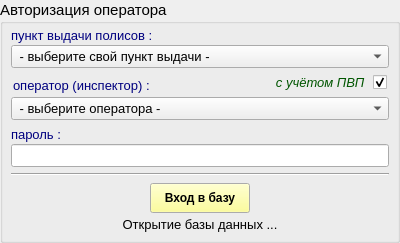
     <widget class="QGroupBox" name="pan_login">
      <property name="minimumSize">
       <size>
        <width>400</width>
        <height>0</height>
       </size>
      </property>
      <property name="font">
       <font>
        <pointsize>11</pointsize>
        <weight>50</weight>
        <bold>false</bold>
       </font>
      </property>
      <property name="title">
       <string>Авторизация оператора</string>
      </property>
      <layout class="QVBoxLayout" name="verticalLayout">
       <property name="spacing">
        <number>2</number>
       </property>
       <property name="leftMargin">
        <number>8</number>
       </property>
       <property name="topMargin">
        <number>1</number>
       </property>
       <property name="rightMargin">
        <number>8</number>
       </property>
       <property name="bottomMargin">
        <number>8</number>
       </property>
       <item>
        <widget class="QLabel" name="label_6">
         <property name="minimumSize">
          <size>
           <width>0</width>
           <height>18</height>
          </size>
         </property>
         <property name="palette">
          <palette>
           <active>
            <colorrole role="WindowText">
             <brush brushstyle="SolidPattern">
              <color alpha="255">
               <red>0</red>
               <green>0</green>
               <blue>127</blue>
              </color>
             </brush>
            </colorrole>
           </active>
           <inactive>
            <colorrole role="WindowText">
             <brush brushstyle="SolidPattern">
              <color alpha="255">
               <red>0</red>
               <green>0</green>
               <blue>127</blue>
              </color>
             </brush>
            </colorrole>
           </inactive>
           <disabled>
            <colorrole role="WindowText">
             <brush brushstyle="SolidPattern">
              <color alpha="255">
               <red>106</red>
               <green>104</green>
               <blue>100</blue>
              </color>
             </brush>
            </colorrole>
           </disabled>
          </palette>
         </property>
         <property name="font">
          <font>
           <pointsize>10</pointsize>
           <weight>50</weight>
           <italic>false</italic>
           <bold>false</bold>
          </font>
         </property>
         <property name="text">
          <string>пункт выдачи полисов :</string>
         </property>
         <property name="alignment">
          <set>Qt::AlignBottom|Qt::AlignLeading|Qt::AlignLeft</set>
         </property>
        </widget>
       </item>
       <item>
        <widget class="QComboBox" name="combo_point">
         <property name="font">
          <font>
           <pointsize>10</pointsize>
           <weight>50</weight>
           <bold>false</bold>
          </font>
         </property>
         <property name="editable">
          <bool>false</bool>
         </property>
         <property name="maxVisibleItems">
          <number>50</number>
         </property>
         <item>
          <property name="text">
           <string> - выберите свой пункт выдачи - </string>
          </property>
         </item>
        </widget>
       </item>
       <item>
        <layout class="QHBoxLayout" name="horizontalLayout_4">
         <property name="leftMargin">
          <number>2</number>
         </property>
         <property name="topMargin">
          <number>2</number>
         </property>
         <property name="rightMargin">
          <number>2</number>
         </property>
         <property name="bottomMargin">
          <number>2</number>
         </property>
         <item>
          <widget class="QLabel" name="label_7">
           <property name="minimumSize">
            <size>
             <width>0</width>
             <height>20</height>
            </size>
           </property>
           <property name="palette">
            <palette>
             <active>
              <colorrole role="WindowText">
               <brush brushstyle="SolidPattern">
                <color alpha="255">
                 <red>0</red>
                 <green>0</green>
                 <blue>127</blue>
                </color>
               </brush>
              </colorrole>
             </active>
             <inactive>
              <colorrole role="WindowText">
               <brush brushstyle="SolidPattern">
                <color alpha="255">
                 <red>0</red>
                 <green>0</green>
                 <blue>127</blue>
                </color>
               </brush>
              </colorrole>
             </inactive>
             <disabled>
              <colorrole role="WindowText">
               <brush brushstyle="SolidPattern">
                <color alpha="255">
                 <red>106</red>
                 <green>104</green>
                 <blue>100</blue>
                </color>
               </brush>
              </colorrole>
             </disabled>
            </palette>
           </property>
           <property name="font">
            <font>
             <pointsize>10</pointsize>
             <weight>50</weight>
             <italic>false</italic>
             <bold>false</bold>
            </font>
           </property>
           <property name="text">
            <string>оператор (инспектор) :</string>
           </property>
           <property name="alignment">
            <set>Qt::AlignBottom|Qt::AlignLeading|Qt::AlignLeft</set>
           </property>
          </widget>
         </item>
         <item>
          <widget class="QCheckBox" name="ch_oper_by_point">
           <property name="palette">
            <palette>
             <active>
              <colorrole role="WindowText">
               <brush brushstyle="SolidPattern">
                <color alpha="255">
                 <red>0</red>
                 <green>85</green>
                 <blue>0</blue>
                </color>
               </brush>
              </colorrole>
             </active>
             <inactive>
              <colorrole role="WindowText">
               <brush brushstyle="SolidPattern">
                <color alpha="255">
                 <red>0</red>
                 <green>85</green>
                 <blue>0</blue>
                </color>
               </brush>
              </colorrole>
             </inactive>
             <disabled>
              <colorrole role="WindowText">
               <brush brushstyle="SolidPattern">
                <color alpha="255">
                 <red>106</red>
                 <green>104</green>
                 <blue>100</blue>
                </color>
               </brush>
              </colorrole>
             </disabled>
            </palette>
           </property>
           <property name="font">
            <font>
             <pointsize>10</pointsize>
             <italic>true</italic>
            </font>
           </property>
           <property name="layoutDirection">
            <enum>Qt::RightToLeft</enum>
           </property>
           <property name="text">
            <string>с учётом ПВП </string>
           </property>
           <property name="checked">
            <bool>true</bool>
           </property>
          </widget>
         </item>
        </layout>
       </item>
       <item>
        <widget class="QComboBox" name="combo_operator">
         <property name="font">
          <font>
           <pointsize>10</pointsize>
           <weight>50</weight>
           <bold>false</bold>
          </font>
         </property>
         <property name="editable">
          <bool>false</bool>
         </property>
         <property name="maxVisibleItems">
          <number>50</number>
         </property>
         <item>
          <property name="text">
           <string> - выберите оператора - </string>
          </property>
         </item>
        </widget>
       </item>
       <item>
        <widget class="QLabel" name="label_8">
         <property name="minimumSize">
          <size>
           <width>0</width>
           <height>20</height>
          </size>
         </property>
         <property name="palette">
          <palette>
           <active>
            <colorrole role="WindowText">
             <brush brushstyle="SolidPattern">
              <color alpha="255">
               <red>0</red>
               <green>0</green>
               <blue>127</blue>
              </color>
             </brush>
            </colorrole>
           </active>
           <inactive>
            <colorrole role="WindowText">
             <brush brushstyle="SolidPattern">
              <color alpha="255">
               <red>0</red>
               <green>0</green>
               <blue>127</blue>
              </color>
             </brush>
            </colorrole>
           </inactive>
           <disabled>
            <colorrole role="WindowText">
             <brush brushstyle="SolidPattern">
              <color alpha="255">
               <red>106</red>
               <green>104</green>
               <blue>100</blue>
              </color>
             </brush>
            </colorrole>
           </disabled>
          </palette>
         </property>
         <property name="font">
          <font>
           <pointsize>10</pointsize>
           <weight>50</weight>
           <italic>false</italic>
           <bold>false</bold>
          </font>
         </property>
         <property name="text">
          <string>пароль :</string>
         </property>
         <property name="alignment">
          <set>Qt::AlignBottom|Qt::AlignLeading|Qt::AlignLeft</set>
         </property>
        </widget>
       </item>
       <item>
        <widget class="QLineEdit" name="tc_op_pass">
         <property name="font">
          <font>
           <pointsize>10</pointsize>
          </font>
         </property>
        </widget>
       </item>
       <item>
        <widget class="Line" name="line_2">
         <property name="minimumSize">
          <size>
           <width>0</width>
           <height>10</height>
          </size>
         </property>
         <property name="orientation">
          <enum>Qt::Horizontal</enum>
         </property>
        </widget>
       </item>
       <item>
        <layout class="QHBoxLayout" name="horizontalLayout_6">
         <property name="leftMargin">
          <number>2</number>
         </property>
         <property name="topMargin">
          <number>2</number>
         </property>
         <property name="rightMargin">
          <number>2</number>
         </property>
         <property name="bottomMargin">
          <number>2</number>
         </property>
         <item>
          <spacer name="horizontalSpacer_5">
           <property name="orientation">
            <enum>Qt::Horizontal</enum>
           </property>
           <property name="sizeHint" stdset="0">
            <size>
             <width>40</width>
             <height>20</height>
            </size>
           </property>
          </spacer>
         </item>
         <item>
          <widget class="QPushButton" name="bn_start">
           <property name="minimumSize">
            <size>
             <width>100</width>
             <height>30</height>
            </size>
           </property>
           <property name="palette">
            <palette>
             <active>
              <colorrole role="Button">
               <brush brushstyle="SolidPattern">
                <color alpha="255">
                 <red>255</red>
                 <green>255</green>
                 <blue>127</blue>
                </color>
               </brush>
              </colorrole>
             </active>
             <inactive>
              <colorrole role="Button">
               <brush brushstyle="SolidPattern">
                <color alpha="255">
                 <red>255</red>
                 <green>255</green>
                 <blue>127</blue>
                </color>
               </brush>
              </colorrole>
             </inactive>
             <disabled>
              <colorrole role="Button">
               <brush brushstyle="SolidPattern">
                <color alpha="255">
                 <red>255</red>
                 <green>255</green>
                 <blue>127</blue>
                </color>
               </brush>
              </colorrole>
             </disabled>
            </palette>
           </property>
           <property name="font">
            <font>
             <pointsize>9</pointsize>
             <weight>75</weight>
             <bold>true</bold>
            </font>
           </property>
           <property name="text">
            <string>  Вход в базу  </string>
           </property>
          </widget>
         </item>
         <item>
          <spacer name="horizontalSpacer_6">
           <property name="orientation">
            <enum>Qt::Horizontal</enum>
           </property>
           <property name="sizeHint" stdset="0">
            <size>
             <width>40</width>
             <height>20</height>
            </size>
           </property>
          </spacer>
         </item>
        </layout>
       </item>
       <item>
        <widget class="QLabel" name="lab_start">
         <property name="font">
          <font>
           <pointsize>10</pointsize>
          </font>
         </property>
         <property name="text">
          <string>Открытие базы данных ...</string>
         </property>
         <property name="alignment">
          <set>Qt::AlignCenter</set>
         </property>
        </widget>
       </item>
      </layout>
     </widget>
